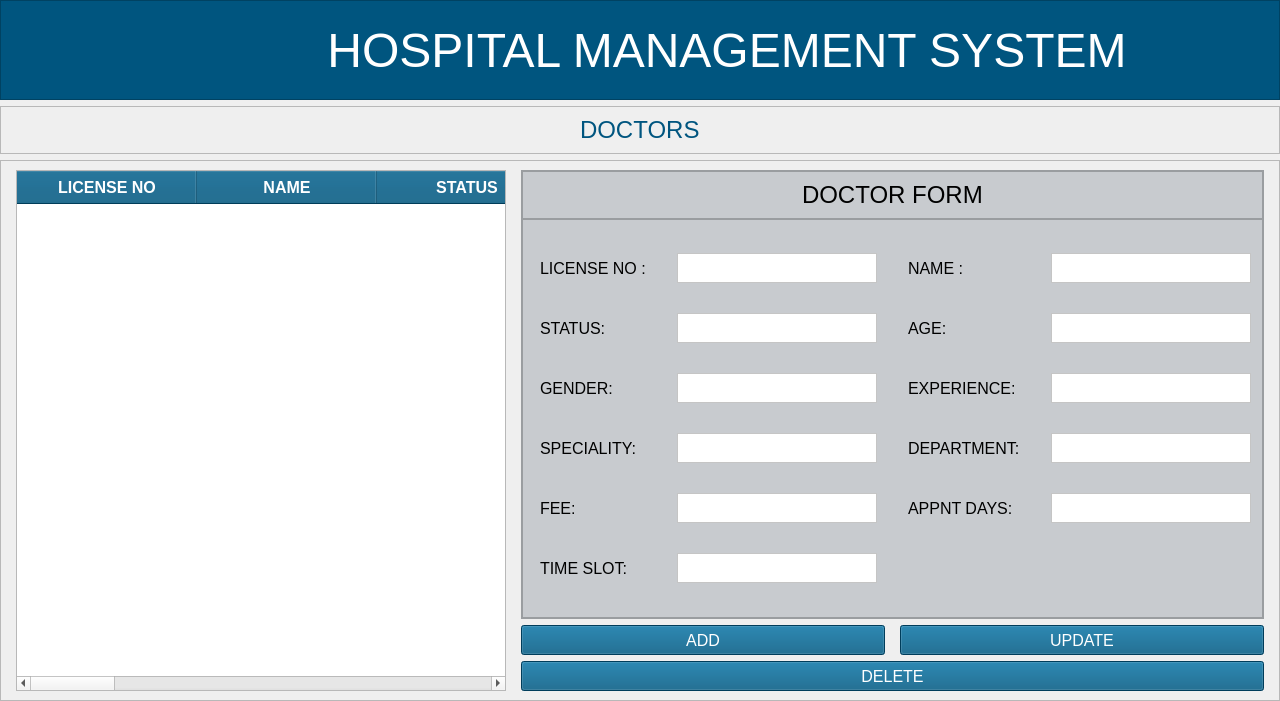
<?xml version="1.0" encoding="UTF-8"?>
<ui version="4.0">
 <class>MainWindow</class>
 <widget class="QMainWindow" name="MainWindow">
  <property name="geometry">
   <rect>
    <x>0</x>
    <y>0</y>
    <width>1280</width>
    <height>701</height>
   </rect>
  </property>
  <property name="windowTitle">
   <string>MainWindow</string>
  </property>
  <widget class="QWidget" name="centralwidget">
   <layout class="QVBoxLayout" name="verticalLayout_2">
    <property name="leftMargin">
     <number>0</number>
    </property>
    <property name="topMargin">
     <number>0</number>
    </property>
    <property name="rightMargin">
     <number>0</number>
    </property>
    <property name="bottomMargin">
     <number>0</number>
    </property>
    <item>
     <widget class="QFrame" name="header_frame">
      <property name="sizePolicy">
       <sizepolicy hsizetype="Preferred" vsizetype="Preferred">
        <horstretch>0</horstretch>
        <verstretch>0</verstretch>
       </sizepolicy>
      </property>
      <property name="minimumSize">
       <size>
        <width>1280</width>
        <height>100</height>
       </size>
      </property>
      <property name="maximumSize">
       <size>
        <width>16777215</width>
        <height>100</height>
       </size>
      </property>
      <property name="styleSheet">
       <string notr="true">background-color:rgb(0, 85, 127);</string>
      </property>
      <property name="frameShape">
       <enum>QFrame::StyledPanel</enum>
      </property>
      <property name="frameShadow">
       <enum>QFrame::Raised</enum>
      </property>
      <layout class="QHBoxLayout" name="horizontalLayout">
       <property name="sizeConstraint">
        <enum>QLayout::SetDefaultConstraint</enum>
       </property>
       <property name="leftMargin">
        <number>0</number>
       </property>
       <property name="topMargin">
        <number>0</number>
       </property>
       <property name="rightMargin">
        <number>0</number>
       </property>
       <property name="bottomMargin">
        <number>0</number>
       </property>
       <item>
        <widget class="QFrame" name="logo_frame">
         <property name="minimumSize">
          <size>
           <width>80</width>
           <height>50</height>
          </size>
         </property>
         <property name="maximumSize">
          <size>
           <width>100</width>
           <height>16777215</height>
          </size>
         </property>
         <property name="styleSheet">
          <string notr="true">background-color:transparent;
margin-top:6px;
margin-bottom:0px;</string>
         </property>
         <property name="frameShape">
          <enum>QFrame::StyledPanel</enum>
         </property>
         <property name="frameShadow">
          <enum>QFrame::Raised</enum>
         </property>
         <widget class="QLabel" name="backBtn">
          <property name="geometry">
           <rect>
            <x>20</x>
            <y>10</y>
            <width>61</width>
            <height>71</height>
           </rect>
          </property>
          <property name="cursor">
           <cursorShape>PointingHandCursor</cursorShape>
          </property>
          <property name="styleSheet">
           <string notr="true"/>
          </property>
          <property name="text">
           <string/>
          </property>
          <property name="pixmap">
           <pixmap resource="../../assets/resources.qrc">:/reosurces_logo/back-svgrepo-com.svg</pixmap>
          </property>
          <property name="scaledContents">
           <bool>true</bool>
          </property>
          <property name="alignment">
           <set>Qt::AlignCenter</set>
          </property>
         </widget>
        </widget>
       </item>
       <item>
        <widget class="QFrame" name="title_frame">
         <property name="minimumSize">
          <size>
           <width>1280</width>
           <height>0</height>
          </size>
         </property>
         <property name="font">
          <font>
           <pointsize>42</pointsize>
          </font>
         </property>
         <property name="styleSheet">
          <string notr="true">background-color:transparent;</string>
         </property>
         <property name="frameShape">
          <enum>QFrame::StyledPanel</enum>
         </property>
         <property name="frameShadow">
          <enum>QFrame::Raised</enum>
         </property>
         <layout class="QVBoxLayout" name="verticalLayout">
          <item alignment="Qt::AlignHCenter">
           <widget class="QLabel" name="title_label">
            <property name="minimumSize">
             <size>
              <width>800</width>
              <height>0</height>
             </size>
            </property>
            <property name="font">
             <font>
              <pointsize>36</pointsize>
             </font>
            </property>
            <property name="styleSheet">
             <string notr="true">color:#fff;</string>
            </property>
            <property name="text">
             <string>HOSPITAL MANAGEMENT SYSTEM</string>
            </property>
            <property name="alignment">
             <set>Qt::AlignCenter</set>
            </property>
           </widget>
          </item>
         </layout>
        </widget>
       </item>
      </layout>
     </widget>
    </item>
    <item>
     <widget class="QFrame" name="frame_15">
      <property name="maximumSize">
       <size>
        <width>16777215</width>
        <height>80</height>
       </size>
      </property>
      <property name="frameShape">
       <enum>QFrame::StyledPanel</enum>
      </property>
      <property name="frameShadow">
       <enum>QFrame::Raised</enum>
      </property>
      <layout class="QVBoxLayout" name="verticalLayout_22">
       <item alignment="Qt::AlignHCenter">
        <widget class="QLabel" name="activityNameDisp">
         <property name="font">
          <font>
           <pointsize>18</pointsize>
          </font>
         </property>
         <property name="styleSheet">
          <string notr="true">color:rgb(0, 85, 127);</string>
         </property>
         <property name="text">
          <string>DOCTORS</string>
         </property>
        </widget>
       </item>
      </layout>
     </widget>
    </item>
    <item>
     <widget class="QFrame" name="frame">
      <property name="frameShape">
       <enum>QFrame::StyledPanel</enum>
      </property>
      <property name="frameShadow">
       <enum>QFrame::Raised</enum>
      </property>
      <layout class="QGridLayout" name="gridLayout_2">
       <property name="leftMargin">
        <number>15</number>
       </property>
       <property name="topMargin">
        <number>9</number>
       </property>
       <property name="rightMargin">
        <number>15</number>
       </property>
       <property name="horizontalSpacing">
        <number>15</number>
       </property>
       <item row="0" column="1" colspan="2">
        <widget class="QFrame" name="frame_3">
         <property name="styleSheet">
          <string notr="true">BACKGROUND-COLOR:#c8cbcf;
BORDER-RADIUS:5PX;</string>
         </property>
         <property name="frameShape">
          <enum>QFrame::StyledPanel</enum>
         </property>
         <property name="frameShadow">
          <enum>QFrame::Raised</enum>
         </property>
         <layout class="QVBoxLayout" name="verticalLayout_3">
          <property name="spacing">
           <number>0</number>
          </property>
          <property name="leftMargin">
           <number>0</number>
          </property>
          <property name="topMargin">
           <number>0</number>
          </property>
          <property name="rightMargin">
           <number>0</number>
          </property>
          <property name="bottomMargin">
           <number>0</number>
          </property>
          <item>
           <widget class="QFrame" name="frame_4">
            <property name="font">
             <font>
              <pointsize>15</pointsize>
             </font>
            </property>
            <property name="frameShape">
             <enum>QFrame::StyledPanel</enum>
            </property>
            <property name="frameShadow">
             <enum>QFrame::Raised</enum>
            </property>
            <layout class="QHBoxLayout" name="horizontalLayout_3">
             <item alignment="Qt::AlignHCenter">
              <widget class="QLabel" name="label">
               <property name="font">
                <font>
                 <pointsize>18</pointsize>
                </font>
               </property>
               <property name="text">
                <string>DOCTOR FORM</string>
               </property>
              </widget>
             </item>
            </layout>
           </widget>
          </item>
          <item>
           <widget class="QFrame" name="frame_5">
            <property name="styleSheet">
             <string notr="true">padding-right:2px;
padding-left:2px;</string>
            </property>
            <property name="frameShape">
             <enum>QFrame::StyledPanel</enum>
            </property>
            <property name="frameShadow">
             <enum>QFrame::Raised</enum>
            </property>
            <layout class="QGridLayout" name="gridLayout">
             <property name="horizontalSpacing">
              <number>25</number>
             </property>
             <item row="2" column="2">
              <widget class="QLabel" name="label_5">
               <property name="font">
                <font>
                 <pointsize>12</pointsize>
                </font>
               </property>
               <property name="text">
                <string>AGE:</string>
               </property>
              </widget>
             </item>
             <item row="3" column="3">
              <widget class="QTextEdit" name="textEdit_7">
               <property name="maximumSize">
                <size>
                 <width>200</width>
                 <height>30</height>
                </size>
               </property>
               <property name="font">
                <font>
                 <pointsize>12</pointsize>
                </font>
               </property>
               <property name="styleSheet">
                <string notr="true">background-color:white;</string>
               </property>
              </widget>
             </item>
             <item row="3" column="2">
              <widget class="QLabel" name="label_8">
               <property name="font">
                <font>
                 <pointsize>12</pointsize>
                </font>
               </property>
               <property name="text">
                <string>EXPERIENCE:</string>
               </property>
              </widget>
             </item>
             <item row="3" column="1">
              <widget class="QTextEdit" name="textEdit_6">
               <property name="maximumSize">
                <size>
                 <width>200</width>
                 <height>30</height>
                </size>
               </property>
               <property name="font">
                <font>
                 <pointsize>12</pointsize>
                </font>
               </property>
               <property name="styleSheet">
                <string notr="true">background-color:white;</string>
               </property>
              </widget>
             </item>
             <item row="2" column="0">
              <widget class="QLabel" name="label_4">
               <property name="font">
                <font>
                 <pointsize>12</pointsize>
                </font>
               </property>
               <property name="text">
                <string>STATUS:</string>
               </property>
              </widget>
             </item>
             <item row="0" column="3">
              <widget class="QTextEdit" name="textEdit_2">
               <property name="maximumSize">
                <size>
                 <width>200</width>
                 <height>30</height>
                </size>
               </property>
               <property name="font">
                <font>
                 <pointsize>12</pointsize>
                </font>
               </property>
               <property name="styleSheet">
                <string notr="true">background-color:white;</string>
               </property>
              </widget>
             </item>
             <item row="4" column="0">
              <widget class="QLabel" name="label_9">
               <property name="font">
                <font>
                 <pointsize>12</pointsize>
                </font>
               </property>
               <property name="text">
                <string>SPECIALITY:</string>
               </property>
              </widget>
             </item>
             <item row="2" column="3">
              <widget class="QTextEdit" name="textEdit_4">
               <property name="maximumSize">
                <size>
                 <width>200</width>
                 <height>30</height>
                </size>
               </property>
               <property name="font">
                <font>
                 <pointsize>12</pointsize>
                </font>
               </property>
               <property name="styleSheet">
                <string notr="true">background-color:white;</string>
               </property>
              </widget>
             </item>
             <item row="4" column="1">
              <widget class="QTextEdit" name="textEdit_8">
               <property name="maximumSize">
                <size>
                 <width>200</width>
                 <height>30</height>
                </size>
               </property>
               <property name="font">
                <font>
                 <pointsize>12</pointsize>
                </font>
               </property>
               <property name="styleSheet">
                <string notr="true">background-color:white;</string>
               </property>
              </widget>
             </item>
             <item row="7" column="1">
              <widget class="QTextEdit" name="textEdit_10">
               <property name="maximumSize">
                <size>
                 <width>200</width>
                 <height>30</height>
                </size>
               </property>
               <property name="font">
                <font>
                 <pointsize>12</pointsize>
                </font>
               </property>
               <property name="styleSheet">
                <string notr="true">background-color:white;</string>
               </property>
              </widget>
             </item>
             <item row="0" column="2">
              <widget class="QLabel" name="label_3">
               <property name="font">
                <font>
                 <pointsize>12</pointsize>
                </font>
               </property>
               <property name="text">
                <string>NAME :</string>
               </property>
              </widget>
             </item>
             <item row="0" column="0">
              <widget class="QLabel" name="label_2">
               <property name="font">
                <font>
                 <pointsize>12</pointsize>
                </font>
               </property>
               <property name="text">
                <string>LICENSE NO :</string>
               </property>
              </widget>
             </item>
             <item row="7" column="0">
              <widget class="QLabel" name="label_11">
               <property name="font">
                <font>
                 <pointsize>12</pointsize>
                </font>
               </property>
               <property name="text">
                <string>FEE:</string>
               </property>
              </widget>
             </item>
             <item row="2" column="1">
              <widget class="QTextEdit" name="textEdit_3">
               <property name="maximumSize">
                <size>
                 <width>200</width>
                 <height>30</height>
                </size>
               </property>
               <property name="font">
                <font>
                 <pointsize>12</pointsize>
                </font>
               </property>
               <property name="styleSheet">
                <string notr="true">background-color:white;</string>
               </property>
              </widget>
             </item>
             <item row="4" column="2">
              <widget class="QLabel" name="label_10">
               <property name="font">
                <font>
                 <pointsize>12</pointsize>
                </font>
               </property>
               <property name="text">
                <string>DEPARTMENT:</string>
               </property>
              </widget>
             </item>
             <item row="7" column="3">
              <widget class="QTextEdit" name="textEdit_11">
               <property name="maximumSize">
                <size>
                 <width>200</width>
                 <height>30</height>
                </size>
               </property>
               <property name="font">
                <font>
                 <pointsize>12</pointsize>
                </font>
               </property>
               <property name="styleSheet">
                <string notr="true">background-color:white;</string>
               </property>
              </widget>
             </item>
             <item row="4" column="3">
              <widget class="QTextEdit" name="textEdit_9">
               <property name="maximumSize">
                <size>
                 <width>200</width>
                 <height>30</height>
                </size>
               </property>
               <property name="font">
                <font>
                 <pointsize>12</pointsize>
                </font>
               </property>
               <property name="styleSheet">
                <string notr="true">background-color:white;</string>
               </property>
              </widget>
             </item>
             <item row="3" column="0">
              <widget class="QLabel" name="label_7">
               <property name="font">
                <font>
                 <pointsize>12</pointsize>
                </font>
               </property>
               <property name="text">
                <string>GENDER:</string>
               </property>
              </widget>
             </item>
             <item row="7" column="2">
              <widget class="QLabel" name="label_12">
               <property name="font">
                <font>
                 <pointsize>12</pointsize>
                </font>
               </property>
               <property name="text">
                <string>APPNT DAYS:</string>
               </property>
              </widget>
             </item>
             <item row="0" column="1">
              <widget class="QTextEdit" name="textEdit">
               <property name="maximumSize">
                <size>
                 <width>200</width>
                 <height>30</height>
                </size>
               </property>
               <property name="font">
                <font>
                 <pointsize>12</pointsize>
                </font>
               </property>
               <property name="styleSheet">
                <string notr="true">background-color:white;</string>
               </property>
              </widget>
             </item>
             <item row="8" column="1">
              <widget class="QTextEdit" name="textEdit_12">
               <property name="maximumSize">
                <size>
                 <width>200</width>
                 <height>30</height>
                </size>
               </property>
               <property name="font">
                <font>
                 <pointsize>12</pointsize>
                </font>
               </property>
               <property name="styleSheet">
                <string notr="true">background-color:white;</string>
               </property>
              </widget>
             </item>
             <item row="8" column="0">
              <widget class="QLabel" name="label_13">
               <property name="font">
                <font>
                 <pointsize>12</pointsize>
                </font>
               </property>
               <property name="text">
                <string>TIME SLOT:</string>
               </property>
              </widget>
             </item>
            </layout>
           </widget>
          </item>
         </layout>
        </widget>
       </item>
       <item row="2" column="1" colspan="2">
        <widget class="QPushButton" name="delDocBtn">
         <property name="minimumSize">
          <size>
           <width>200</width>
           <height>30</height>
          </size>
         </property>
         <property name="font">
          <font>
           <pointsize>12</pointsize>
          </font>
         </property>
         <property name="cursor">
          <cursorShape>PointingHandCursor</cursorShape>
         </property>
         <property name="styleSheet">
          <string notr="true">background-color:rgb(0, 85, 127);
COLOR:WHITE;
BORDER-RADIUS:5PX</string>
         </property>
         <property name="text">
          <string>DELETE</string>
         </property>
        </widget>
       </item>
       <item row="1" column="1">
        <widget class="QPushButton" name="addDocBtn">
         <property name="minimumSize">
          <size>
           <width>200</width>
           <height>30</height>
          </size>
         </property>
         <property name="font">
          <font>
           <pointsize>12</pointsize>
          </font>
         </property>
         <property name="cursor">
          <cursorShape>PointingHandCursor</cursorShape>
         </property>
         <property name="styleSheet">
          <string notr="true">background-color:rgb(0, 85, 127);
COLOR:WHITE;
BORDER-RADIUS:5PX</string>
         </property>
         <property name="text">
          <string>ADD</string>
         </property>
        </widget>
       </item>
       <item row="0" column="0" rowspan="3">
        <widget class="QTableWidget" name="tableDocsDet">
         <property name="minimumSize">
          <size>
           <width>0</width>
           <height>0</height>
          </size>
         </property>
         <property name="font">
          <font>
           <pointsize>12</pointsize>
          </font>
         </property>
         <property name="cursor" stdset="0">
          <cursorShape>PointingHandCursor</cursorShape>
         </property>
         <property name="styleSheet">
          <string notr="true">QHeaderView::section {
                background-color: #00557d;
                color: white;
                font-weight: bold;
padding:5px;
            }</string>
         </property>
         <property name="editTriggers">
          <set>QAbstractItemView::NoEditTriggers</set>
         </property>
         <property name="selectionMode">
          <enum>QAbstractItemView::SingleSelection</enum>
         </property>
         <property name="selectionBehavior">
          <enum>QAbstractItemView::SelectRows</enum>
         </property>
         <property name="showGrid">
          <bool>true</bool>
         </property>
         <property name="sortingEnabled">
          <bool>true</bool>
         </property>
         <property name="wordWrap">
          <bool>false</bool>
         </property>
         <attribute name="horizontalHeaderCascadingSectionResizes">
          <bool>true</bool>
         </attribute>
         <attribute name="horizontalHeaderDefaultSectionSize">
          <number>180</number>
         </attribute>
         <attribute name="verticalHeaderDefaultSectionSize">
          <number>45</number>
         </attribute>
         <column>
          <property name="text">
           <string>LICENSE NO</string>
          </property>
          <property name="background">
           <color>
            <red>0</red>
            <green>85</green>
            <blue>125</blue>
           </color>
          </property>
         </column>
         <column>
          <property name="text">
           <string>NAME</string>
          </property>
         </column>
         <column>
          <property name="text">
           <string>STATUS</string>
          </property>
         </column>
         <column>
          <property name="text">
           <string>AGE</string>
          </property>
         </column>
         <column>
          <property name="text">
           <string>GENDER</string>
          </property>
         </column>
         <column>
          <property name="text">
           <string>EXP</string>
          </property>
         </column>
         <column>
          <property name="text">
           <string>SPECIALITY</string>
          </property>
         </column>
         <column>
          <property name="text">
           <string>DEPT</string>
          </property>
         </column>
         <column>
          <property name="text">
           <string>FEE</string>
          </property>
         </column>
         <column>
          <property name="text">
           <string>APPNT DAYS</string>
          </property>
         </column>
         <column>
          <property name="text">
           <string>TIME SLOT</string>
          </property>
         </column>
        </widget>
       </item>
       <item row="1" column="2">
        <widget class="QPushButton" name="updtDocBtn">
         <property name="minimumSize">
          <size>
           <width>200</width>
           <height>30</height>
          </size>
         </property>
         <property name="font">
          <font>
           <pointsize>12</pointsize>
          </font>
         </property>
         <property name="cursor">
          <cursorShape>PointingHandCursor</cursorShape>
         </property>
         <property name="styleSheet">
          <string notr="true">background-color:rgb(0, 85, 127);
COLOR:WHITE;
BORDER-RADIUS:5PX</string>
         </property>
         <property name="text">
          <string>UPDATE</string>
         </property>
        </widget>
       </item>
      </layout>
     </widget>
    </item>
   </layout>
  </widget>
 </widget>
 <resources>
  <include location="../../assets/resources.qrc"/>
 </resources>
 <connections/>
</ui>
